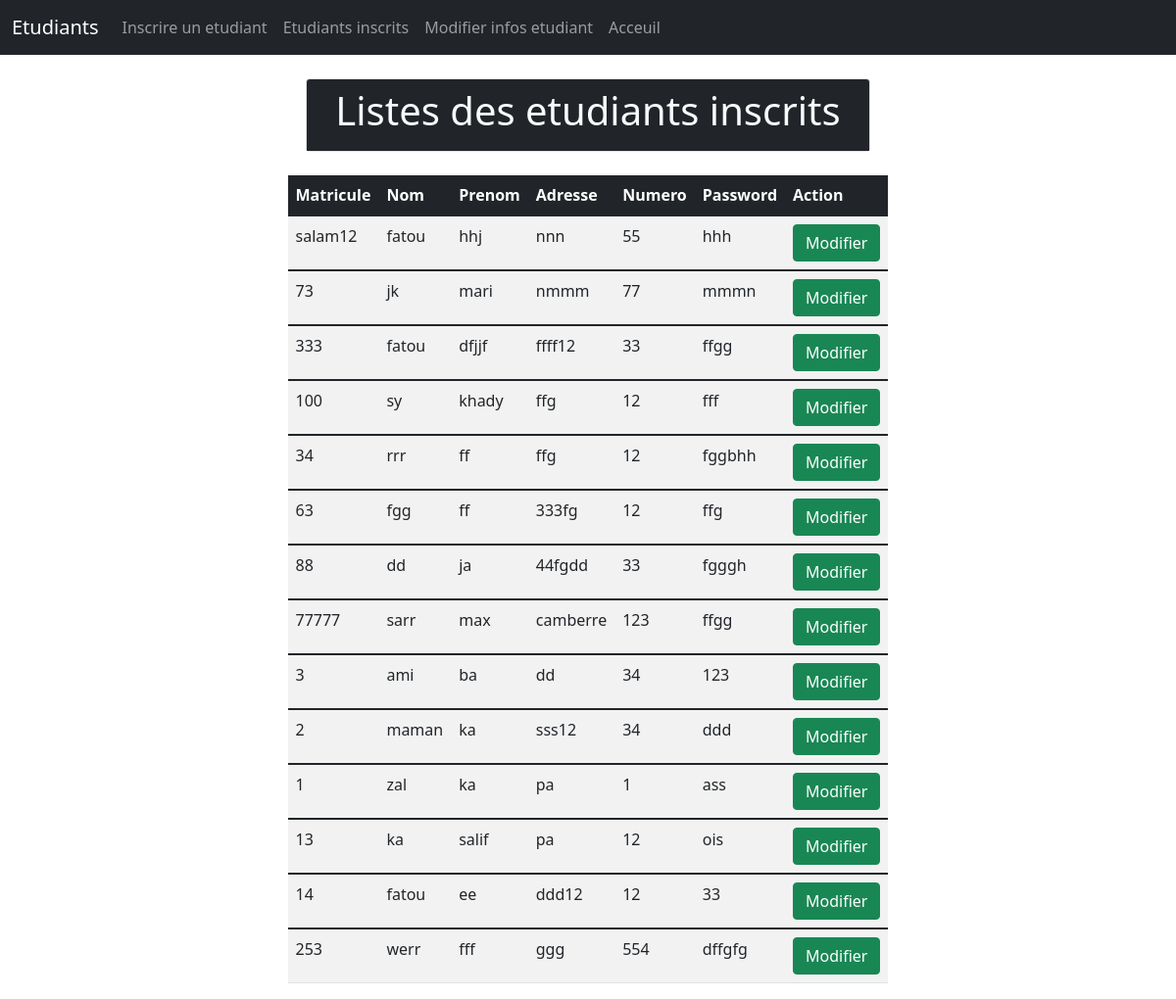
/etudiant/formations/modifier_info_etudiant.php, run on the app's committed database.
### tables this page shows
CREATE TABLE `etudiant` (
  `id` int(11) NOT NULL,
  `matricule` varchar(255) NOT NULL,
  `nom` varchar(255) NOT NULL,
  `prenom` varchar(255) NOT NULL,
  `adresse` varchar(255) NOT NULL,
  `numero` int(11) NOT NULL,
  `mdp` text NOT NULL
);

### etudiant/formations/modifier_info_etudiant.php (the view, shortened to what this page needs)
<?php
 require('../../assets/actions/database.php');
 $list=$bdd->prepare('SELECT id,matricule,nom,prenom,adresse,numero,mdp FROM etudiant ORDER BY id DESC');
 $list->execute();
 $liste=$list->fetchAll();
?>
<!DOCTYPE html>
<html lang="en">
<?php include "../../assets/includes/head.php"  ?>
<body>
<nav class="navbar navbar-expand-lg navbar-dark sticky-top bg-dark">
  <div class="container-fluid">
    <a class="navbar-brand" href="#">Etudiants</a>
    <div class="collapse navbar-collapse" id="navbarSupportedContent">
      <ul class="navbar-nav me-auto mb-2 mb-lg-0">
      <li class="nav-item">
          <a class="nav-link "  href="etudiant.php"> Inscrire un etudiant</a>
        </li>
        <li class="nav-item">
          <a class="nav-link "  href="liste_etudiant_inscrit.php">  Etudiants inscrits </a>
        </li>
        <li class="nav-item">
          <a class="nav-link "  href="modifier_info_etudiant.php"> Modifier infos etudiant </a>
        </li>
        <li class="nav-item">
          <a class="nav-link "  href="../../admin/admin.php">Acceuil </a>
        </li>
      </ul>
    </div>
  </div>
</nav>
<br>
<div class="container  w-50">
  <div class="card text-center ">
      <div class="card-header text-light bg-dark">
           <h1>Listes des etudiants inscrits</h1>
      </div>
      </div>
   </div>
<br>
<table class="table  table-striped container w-50">
<thead class="table-dark">
    <tr>
      <th scope="col">Matricule</th>
      <th scope="col">Nom</th>
      <th scope="col">Prenom</th>
      <th scope="col">Adresse</th>
      <th scope="col">Numero</th>
      <th scope="col">Password</th>
      <th scope="col">Action</th>
    </tr>
  </thead>
<?php
     foreach($liste as $test ){
         ?>
  <tbody>
    <tr>
      <td><?= $test['matricule'] ?> </td>
      <td><?= $test['nom'] ?></td>
      <td><?= $test['prenom'] ?></td>
      <td><?= $test['adresse'] ?></td>
      <td><?= $test['numero'] ?></td>
      <td><?= $test['mdp'] ?></td>
      <td><a href="update_etudiant.php?id=<?= $test['id'] ?>" class="btn btn-success">Modifier</a></td>
    </tr>
  </tbody>
  <?php
    }
    ?>
</table>
</body>
</html>

### data on the page
etudiant: matricule "salam12", nom "fatou", prenom "hhj", adresse "nnn", numero "55", mdp "hhh"
etudiant: matricule "73", nom "jk", prenom "mari", adresse "nmmm", numero "77", mdp "mmmn"
etudiant: matricule "333", nom "fatou", prenom "dfjjf", adresse "ffff12", numero "33", mdp "ffgg"
etudiant: matricule "100", nom "sy", prenom "khady", adresse "ffg", numero "12", mdp "fff"
etudiant: matricule "34", nom "rrr", prenom "ff", adresse "ffg", numero "12", mdp "fggbhh"
etudiant: matricule "63", nom "fgg", prenom "ff", adresse "333fg", numero "12", mdp "ffg"
etudiant: matricule "88", nom "dd", prenom "ja", adresse "44fgdd", numero "33", mdp "fgggh"
etudiant: matricule "77777", nom "sarr", prenom "max", adresse "camberre", numero "123", mdp "ffgg"
etudiant: matricule "3", nom "ami", prenom "ba", adresse "dd", numero "34", mdp "123"
etudiant: matricule "2", nom "maman", prenom "ka", adresse "sss12", numero "34", mdp "ddd"
etudiant: matricule "1", nom "zal", prenom "ka", adresse "pa", numero "1", mdp "ass"
etudiant: matricule "13", nom "ka", prenom "salif", adresse "pa", numero "12", mdp "ois"
etudiant: matricule "14", nom "fatou", prenom "ee", adresse "ddd12", numero "12", mdp "33"
etudiant: matricule "253", nom "werr", prenom "fff", adresse "ggg", numero "554", mdp "dffgfg"
